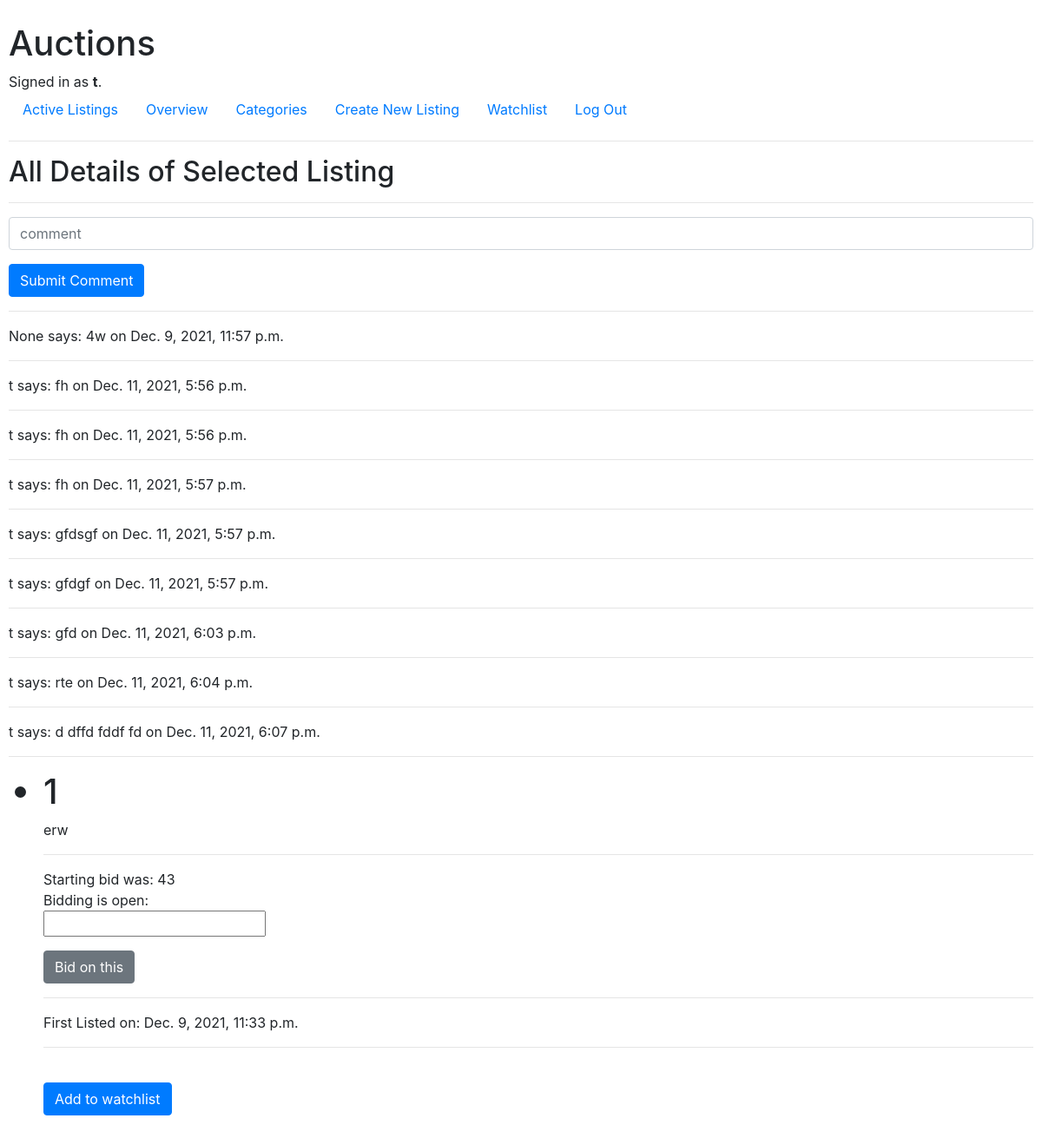
Page /auction/1 (signed in) on the earlier database version.
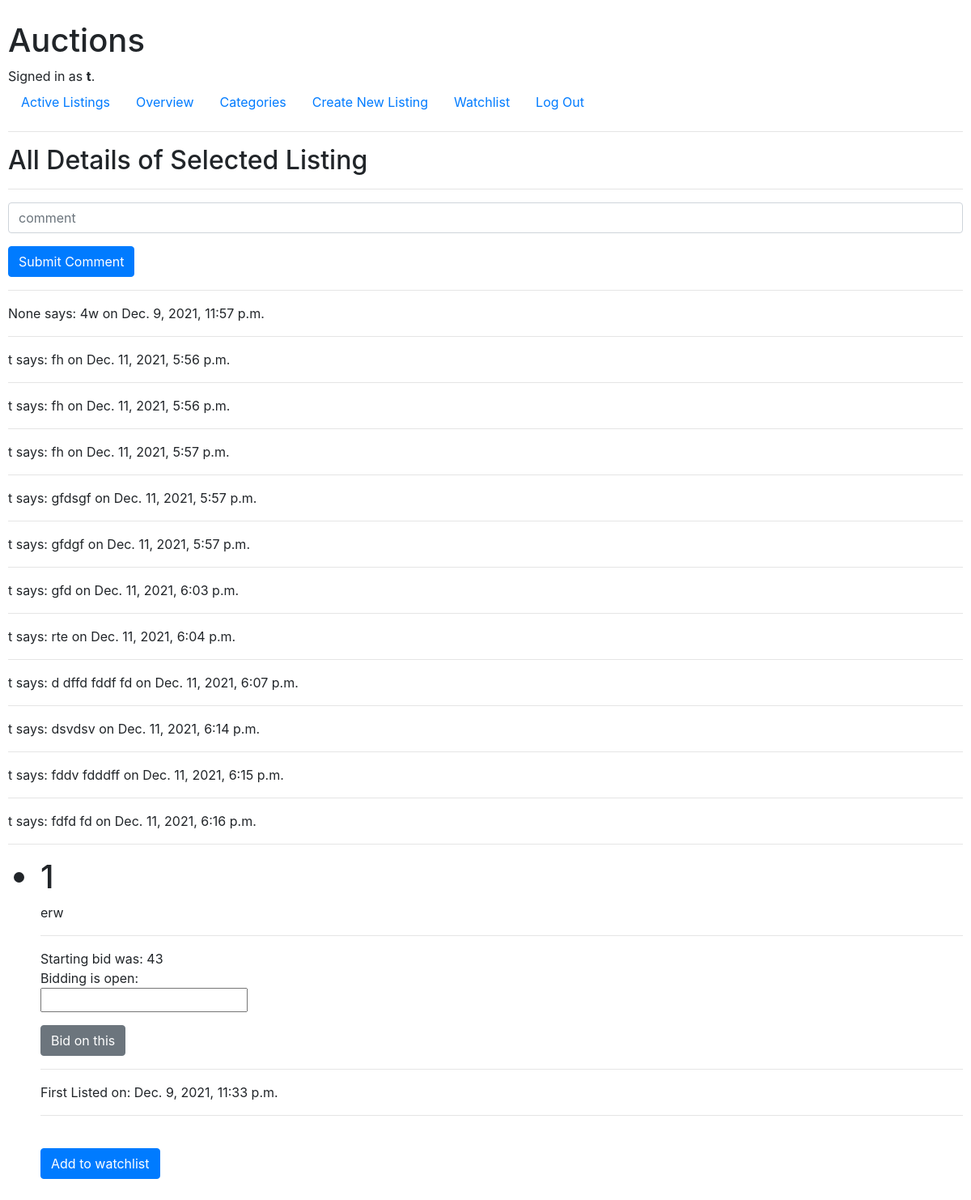
Same page on the later database version.
### auctions/models.py (models this page shows, shortened)
class comments_AL(models.Model):
    AL = models.ForeignKey(Auction_Listings, on_delete=models.CASCADE, related_name='auction_list')
    user = models.ForeignKey(User, on_delete=models.CASCADE, null=True)
    comment = models.TextField(max_length=2000)
    date_added = models.DateTimeField(auto_now_add=True, blank=True)

class User(AbstractUser):
    wishlisted = models.ManyToManyField(Auction_Listings)
    def __str__(self):
        return self.username

### auctions/views.py (the view)
# urls.py: path("auction/<int:id>", views.detail_listing, name="detail"),
def detail_listing(request, id):
    listing = Auction_Listings.objects.get(id=id)
    logged_in_user = User.objects.get(id=request.user.id)
    all_wish = logged_in_user.wishlisted.all()
    bids = Bid.objects.filter(listing=listing).order_by('-amount')
    if len(bids) > 0:
        highest_bid = bids[0]
    else:
        highest_bid = None
    comments = comments_AL.objects.filter(AL=listing).order_by('date_added')
    return render(request, "auctions/listing.html", {
                                                   "listing": listing,
                                                   "all_wish": all_wish,
                                                   "bids": bids,
                                                   "high": highest_bid,
                                                   "comments": comments
                                                   })

### auctions/templates/auctions/listing.html (shortened to what this page needs)
{% extends "auctions/layout.html" %}
{% block body %}
    <h2>All Details of Selected Listing</h2>
    <hr>
    <form action="{% url 'new_comment' listing.id %}" method="post">
        <div class="form-group">
            <input class="form-control" type="text" name="comment" placeholder="comment">
        </div>
        <input class="btn btn-primary" type="submit" value="Submit Comment">
    </form>
    <hr>
    {% for comment in comments %}
    {{ comment.user }} says: {{ comment.comment }} on {{ comment.date_added }} <br>
    <hr>
    {% endfor %}
    <ul>
    <h1> <li>{{ listing.title }}</li></h1>
    <p> {{ listing.description }} </p>
    <h2> {{ listing.startin_bid }} </h3>
    <hr>
    Starting bid was: {{ listing.starting_bid }}
    <br>
    {% if not listing.active %}
        {% if not high.user %}
            Auction ended without a winner.
            {% else %}
            <br> Auction is closed
            {% if high.user == user %}
            <br> You ( {{ high.user }} ) are the winner is with {{ high.amount }} !
            {% else %}
            <br> Better luck next time!
            {% endif %}
        {% endif %}
    {% else %}
        Bidding is open:
        <form action="{% url 'placebid' listing.id %}" method="post">
         <div class="form-group">
            <input autofocus type="number" name="amount">
        </div>
        <input class="btn btn-secondary" type="submit" value="Bid on this">
        </form>
    {% endif %}
    <hr>
    First Listed on: {{ listing.date_posted }}
    <hr>
    <br>
    {% if listing in all_wish %}
    <form action="{% url 'unwatch_this' listing.id %}" method="post">
    {% csrf_token %}
    <input class="btn btn-secondary" type="submit" value="Remove from watchlist">
    </form>
    {% else %}
        <form action="{% url 'watch_this' listing.id %}" method="post">
        <input class="btn btn-primary" type="submit" value="Add to watchlist">
    </form>
    {% endif %}
{% endblock %}

Differences in the rows shown:
added comments_AL: user "t", comment "dsvdsv", date_added "Dec. 11, 2021, 6:14 p.m."
added comments_AL: user "t", comment "fddv fdddff", date_added "Dec. 11, 2021, 6:15 p.m."
added comments_AL: user "t", comment "fdfd fd", date_added "Dec. 11, 2021, 6:16 p.m."
